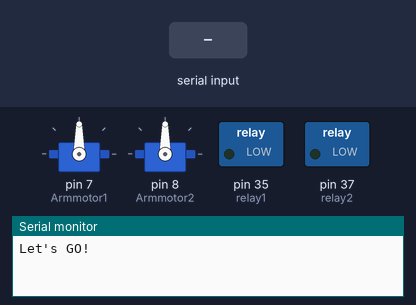
The sketch below on a simulated Arduino Mega 2560, built with avr-gcc and run on an emulated ATmega2560. Parts: 2 × servo, switched loads named in the sketch (green lamp = pin HIGH), the last lines printed to the serial monitor. Inputs (shaded band) come from the test bench.

Above: at 1.2 s.
1.3 s: "d" received over Serial
At 4.1 s:
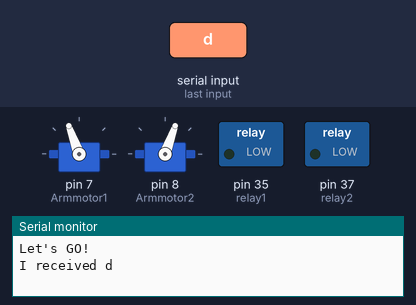
4.3 s: "g" received over Serial
At 6.7 s:
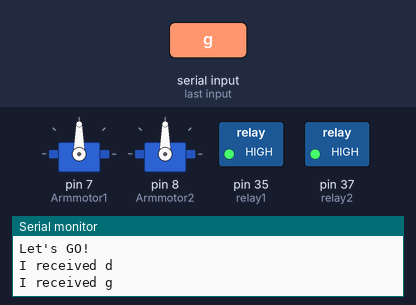
10.3 s: "l" received over Serial
At 11.2 s:
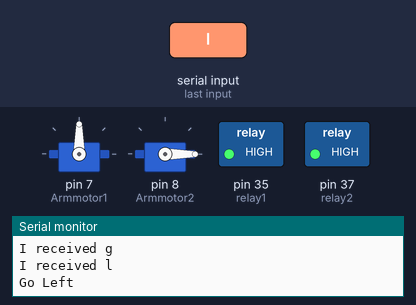
11.8 s: "o" received over Serial
At 12.3 s:
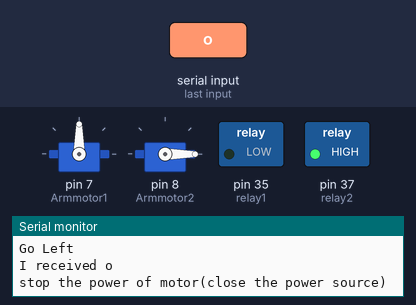
13.3 s: "s" received over Serial
At 14.7 s:
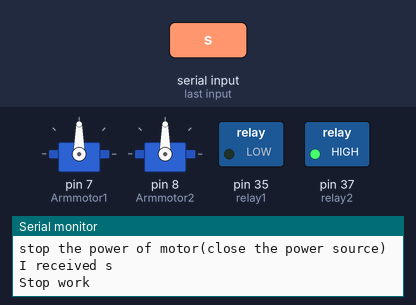
Timing chart, 0 to 15.8 s (numbered marks = the images above; inputs shaded):
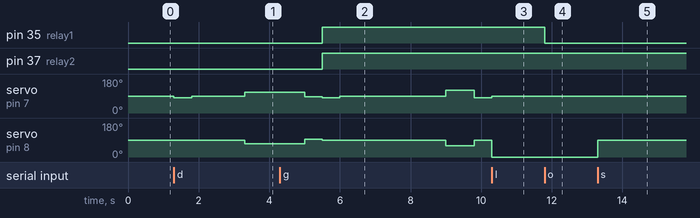

The sketch:

Arm_motor_control.ino
```cpp
#include <Servo.h>
const int relay1 = 35; // relay of motor 5V
const int relay2 = 37; // relay of magnet 12V
const int Armmotor1 = 7; // the pin of arm motor1 (手臂左邊的馬達)
const int Armmotor2 = 8; // the pin of arm motor2 (手臂右邊的馬達)
Servo Armservo1; // 定義伺服馬達物件
Servo Armservo2;
char command; // the command sended by Serial we input
int pwm_L=0,pwm_R=0; // 這些都是關於車子馬達的宣告設定
const int Lf=10, Lb=11, Rf=12, Rb=13;  // Arduino mega pins (跟車子有關的宣告)

void setup() {
  Serial.begin(9600);
  Armservo1.attach(Armmotor1); // need PWM pin
  Armservo2.attach(Armmotor2); // need PWM pin
  pinMode(relay1, OUTPUT);
  pinMode(relay2, OUTPUT);
  digitalWrite(relay1, LOW); // open the road of relay of motor
  digitalWrite(relay2, LOW); // open the road of relay of magnet
  Serial.println("Let's GO!"); // 這是用來確定 setup 已經跑完了
}

void loop() {
  if(Serial.available()>0)
  { // Read the incoming byte, and say what you got
    command = Serial.read();
    Serial.print("I received ");
    Serial.println(command); // use for debug
    // 判斷 command 並做出動作
    if(command == 'g') // grab
      {
        digitalWrite(relay1, HIGH); // open the relay of motor
        digitalWrite(relay2, HIGH); // open the relay of motor
        Armservo1.write(80);
        Armservo2.write(90);
        delay(500);
        Armservo1.write(90);
        Armservo2.write(90);
        delay(3000);
        Armservo1.write(120);
        Armservo2.write(60);
        delay(800);
        Armservo1.write(80);
        Armservo2.write(90);
        delay(500);
        Armservo1.write(90);
        Armservo2.write(90);
       }
      if(command == 'd') // drop
      {
        Armservo1.write(80);
        Armservo2.write(90);
        delay(500);
        Armservo1.write(90);
        Armservo2.write(90);
        delay(1000);
        digitalWrite(relay2, LOW); // open the relay of motor
        delay(500);
        Armservo1.write(110);
        Armservo2.write(70);
        delay(1700);
        Armservo1.write(85);
        Armservo2.write(95);
        delay(500);
        Armservo1.write(90);
        Armservo2.write(90);
        digitalWrite(relay1, LOW); // open the relay of motor
        }
    if(command == 'c') // c / close the circuit of relay
      {
        digitalWrite(relay1,HIGH); // open the relay of motor
        Serial.println("Open the relay of motor");
      }
    if(command == 'm') // m / close the circuit of magnet
      {
        digitalWrite(relay2,HIGH); // open the relay of motor
        Serial.println("Open the relay of magnet");
      }
    if(command == 's') // s / stop the Armmotor
      { // 數值 90 代表停止馬達轉動
        Armservo1.write(90);
        Armservo2.write(90);
        Serial.println("Stop work");
      }
    if(command == 'l') // l / turn left 手臂往左轉，往上轉
      {// 90 以上到 180 為順時針轉動，數字越大轉速越快
        //Armservo1.write(110);
        Armservo2.write(0);
        Serial.println("Go Left");
      }
    if(command == 'r') // r / turn right 手臂往右轉，往下動
      {// 90 以下到 0 為逆時針轉動，數字越小轉速越大
        Armservo1.write(80);
        Armservo2.write(90);
        Serial.println("Go Right");
      }
    if(command == 'o') // o / open the circuit of motor of relay
      {
        digitalWrite(relay1,LOW); // open the relay of motor
        Serial.println("stop the power of motor(close the power source)");
      }
    if(command == 'p') // p / open the circuit of magnet of relay
      {
        digitalWrite(relay2,LOW); // open the relay of motor
        Serial.println("stop the power of magnet (close the power source)");
      }
  }
}
/*// 這是車子馬達的函式
void runMotor(int pwm_L, int pwm_R){
  analogWrite(Lf,pwm_L);
  analogWrite(Lb,0);
  analogWrite(Rf,pwm_R);
  analogWrite(Rb,0);
}*/
```

Measured:
- after the input at 1.3 s, servo on pin 7 (Armmotor1): 90° → 80° at once, → 90° 0.50 s later, → 110° 1.5 s later; servo on pin 8 (Armmotor2): 90° → 70° after 2.0 s
- after the input at 4.3 s, pin 35 (relay1), pin 37 (relay2): LOW → HIGH after 1.2 s
- after the input at 10.3 s, servo on pin 8 (Armmotor2): 90° → 0° at once
- after the input at 11.8 s, pin 35 (relay1): HIGH → LOW at once
- after the input at 13.3 s, servo on pin 8 (Armmotor2): 0° → 90° at once
